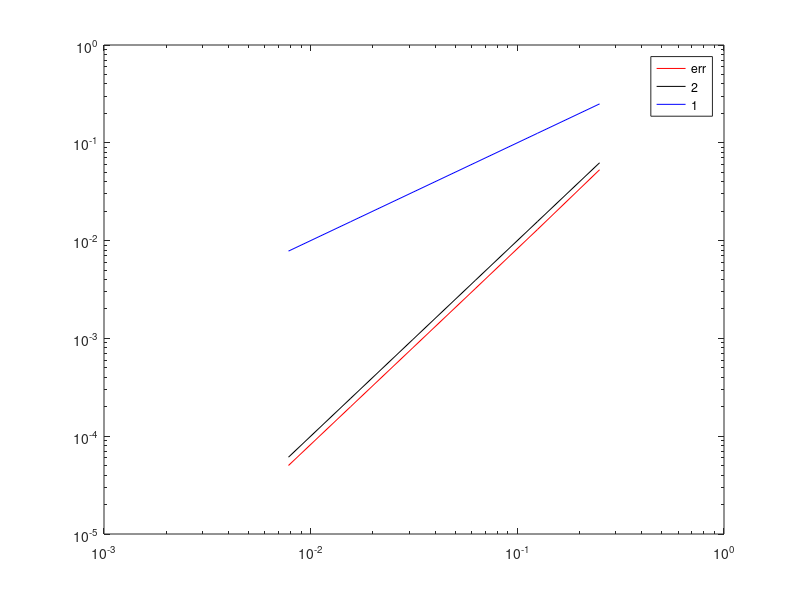

Recreate this plot in MATLAB.
% MDF - Estudio de convergencia del metodo de diferencias finitas en 2D
%
% Mismo problema y mismo ensamblaje que MDF_v1_test.m (ver ahi la explicacion
% detallada de la formula de 5 puntos y de la numeracion de los nodos):
%
%     -Lap(u) = f    en  Omega = (0,1)x(0,1)
%           u = 0    sobre la frontera de Omega
%
% Aqui se resuelve el problema para una sucesion de mallas cada vez mas finas,
% M = 4, 8, 16, ..., 128, y se mide el error contra la solucion exacta. El
% objetivo es verificar experimentalmente el orden del metodo.
%
% La teoria dice que la formula de 5 puntos es de orden 2, es decir
% error ~ C*h^2. En escala log-log eso es una recta de pendiente 2, y cada vez
% que h se parte a la mitad el error deberia dividirse entre 4. Por eso al
% final se grafican tambien las rectas h^2 y h: la curva del error debe quedar
% paralela a la primera, no a la segunda.
%
% El tic/toc de cada iteracion muestra el costo de esta version: como ii, jj y
% ss crecen de a un elemento por vez, MATLAB tiene que reservar memoria nueva y
% copiar todo el arreglo en cada paso. El tiempo crece mucho mas rapido que el
% tamano del problema. MDF_v2_converg.m corrige exactamente eso.

% entradas
uex = @(x,y) sin(pi*x).*sin(pi*y);        % sol. exacta
f   = @(x,y) 2*pi^2*sin(pi*x).*sin(pi*y); % lado derecho

err = [];                                 % error de cada malla
hh = [];                                  % paso h de cada malla

for M = 2.^(2:7)                                     % cantidad intervalos
    tic
    h = 1/M;                                         % paso de la malla
    dimA = (M-1)^2;                                  % cantidad de nodos interiores
    % vectores para generar A
    ii = []; jj = []; ss = [];
    b = zeros(dimA,1);                               % lado derecho del sistema
    UexMat = zeros(M-1,M-1);                             % sol. exacta en la malla

    % recorrido de los nodos interiores: j avanza en y, i avanza en x
    for j = 1:M-1
        for i = 1:M-1
            pos = (j-1)*(M-1)+i;         % fila del sistema para el nodo (i,j)
            b(pos) = h^2*f(i*h,j*h);     % lado derecho, ya multiplicado por h^2
            UexMat(i,j) = uex(i*h,j*h);      % referencia para medir el error

            % termino diagonal: el propio nodo (i,j)
            ii = [ii, pos];
            jj = [jj, pos];
            ss = [ss, 4];

            % vecino izquierdo (i-1,j)
            if(i~=1)
                ii = [ii, pos-1];
                jj = [jj, pos];
                ss = [ss, -1];
            else
                % i==1: el vecino cae sobre la frontera x=0, donde u=0, asi que
                % no aporta al sistema
                % agregue condicion frontera
            end

            % vecino derecho (i+1,j); si i==M-1 cae en la frontera x=1
            if(i~=M-1)
                ii = [ii, pos+1];
                jj = [jj, pos];
                ss = [ss, -1];
            end

            % vecino inferior (i,j-1); si j==1 cae en la frontera y=0
            if(j~=1)
                ii = [ii, pos];
                jj = [jj, pos-(M-1)];
                ss = [ss, -1];
            end

            % vecino superior (i,j+1); si j==M-1 cae en la frontera y=1
            if(j~=M-1)
                ii = [ii, pos];
                jj = [jj, pos+(M-1)];
                ss = [ss, -1];
            end
        end
    end
    A = sparse(ii,jj,ss,dimA,dimA);      % arma la matriz de una sola vez
    %Afull = full(A);
    uh = A\b;                            % resuelve el sistema
    toc
    % % visualización
    % xx = linspace(0,1,M+1);
    % [X,Y] = meshgrid(xx,xx);
    % Z = zeros(M+1,M+1);
    % Z(2:end-1,2:end-1) = reshape(uh,M-1,M-1)';
    % surf(X,Y,Z)
    % xlabel('x')
    % ylabel('y')

    % error norma inf
    % restar uex - uh
    % u1(:) apila la matriz por columnas, que es justo el orden pos = (j-1)*(M-1)+i
    % con que se armo uh, de modo que ambos vectores son comparables entrada a entrada
    hh = [hh, h];
    err = [err, norm(uh-UexMat(:),inf)];
end

%%
% en log-log el error debe quedar paralelo a h^2 (pendiente 2), no a h
loglog(hh,err,'r'), hold on
loglog(hh,hh.^2,'k')
loglog(hh,hh,'b')
legend('err','2','1')
